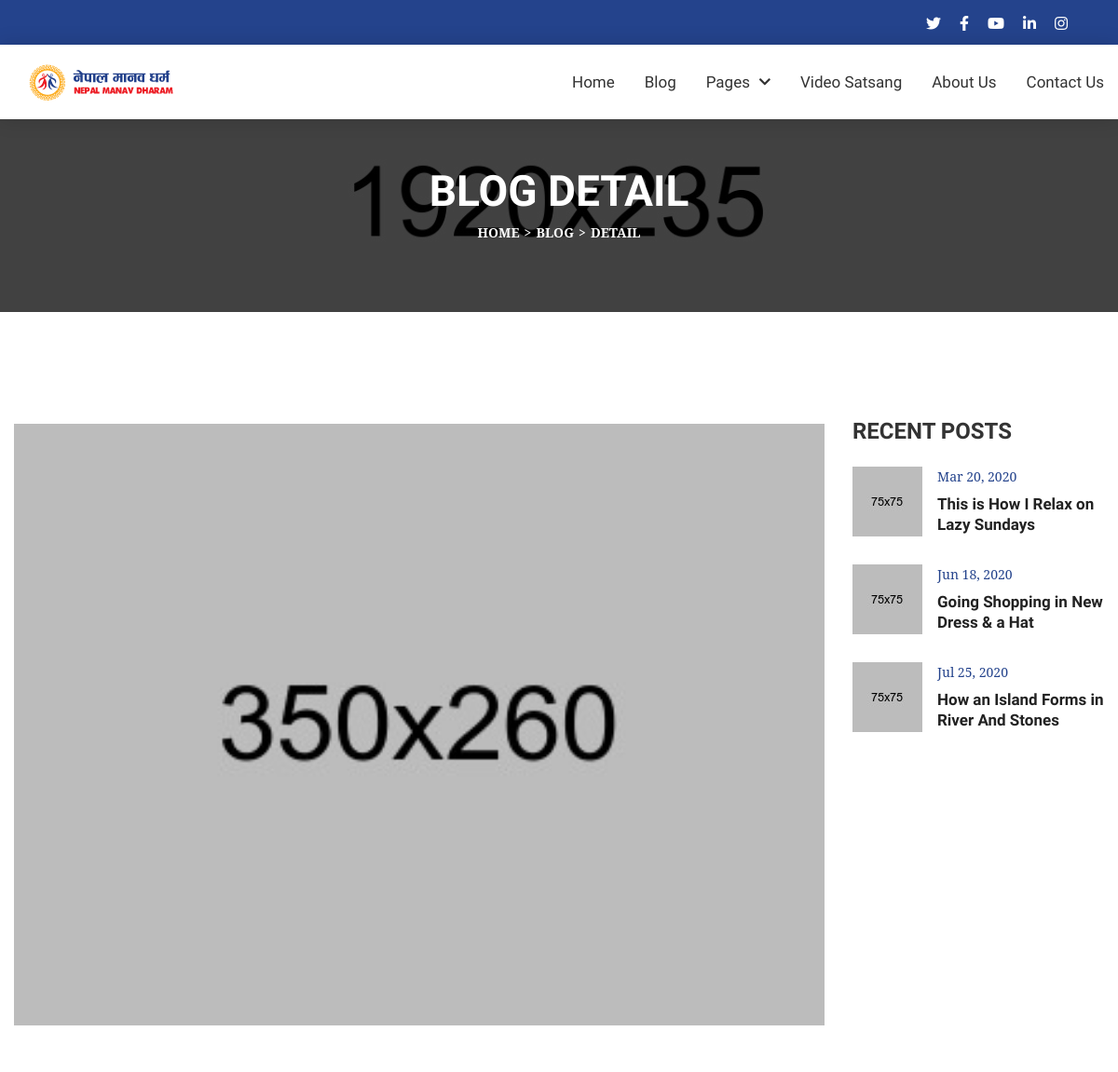
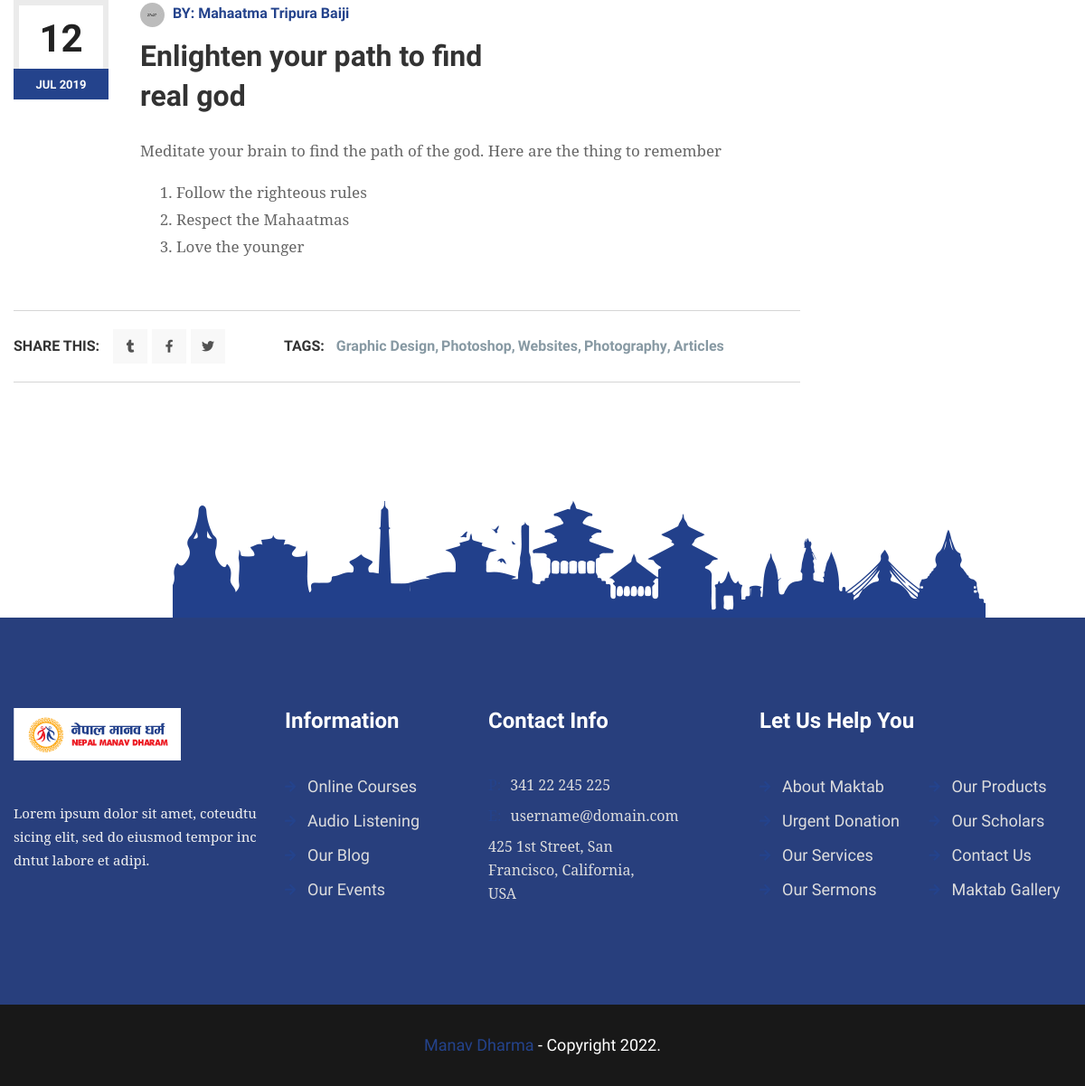
The app's page /blog/enlighten-your-path-to-find-real-god/ with its own data (2 pictures, top to bottom).
### blog/models.py (models this page shows, shortened)
class BlogModel(models.Model):
    title = models.CharField(max_length=1000, unique=True)
    content = RichTextField(blank=True)
    slug = models.SlugField(max_length=1000, unique=True)
    image = models.ImageField(upload_to='blog')
    author = models.CharField(max_length=200)
    created_date = models.DateTimeField(auto_now_add=True)
    update_date = models.DateTimeField(auto_now=True)

### blog/views.py (the view)
# urls.py: path('/<slug:blog_slug>/', views.blog_detail, name='blog_detail')
def blog_detail(request, blog_slug):
    try:
        single_blog = BlogModel.objects.get(slug=blog_slug)
    except Exception as e:
        raise e
    context = {'single_blog':single_blog}
    return render(request,'blog_detail.html',context)

### templates/blog_detail.html (shortened to what this page needs)
{% extends 'base.html' %}
{% load static %}
{% block body %}
<section>
    <div class="w-100 pt-80 black-layer pb-70 opc65 position-relative">
        <div class="fixed-bg" style="background-image: url({% static 'assets/images/page-title-bg.jpg' %});"></div>
        <div class="container">
            <div class="page-title-wrap text-center w-100">
                <div class="page-title-inner d-inline-block">
                    <h1 class="mb-0">Blog Detail</h1>
                    <ol class="breadcrumb mb-0">
                        <li class="breadcrumb-item"><a href="{% url 'home' %}" title="Home">Home</a></li>
                        <li class="breadcrumb-item"><a href="{% url 'blog' %}" title="">Blog</a></li>
                        <li class="breadcrumb-item active">Detail</li>
                    </ol>
                </div>
            </div>
        </div>
    </div>
</section>
<section>
    <div class="w-100 pt-120 pb-260 position-relative">
        <img class="sec-botm-rgt-mckp img-fluid position-absolute" src="{% static 'assets/images/landmark.png' %}" alt="Sec Bottom Mockup">
        <div class="container">
            <div class="post-detail-wrap w-100">
                <div class="row">
                    <div class="col-md-12 col-sm-12 col-lg-9">
                        <div class="post-detail-inner w-100">
                            <div class="post-detail-img w-100">
                                <img class="img-fluid w-100" src="{{single_blog.image.url}}" alt="Blog Detail Image 1">
                            </div>
                            <div class="post-detail-info position-relative w-100">
                                <div class="post-info2-inner text-center">
                                    <div class="post-date2">
                                        <span class="d-block">12</span>
                                        <i class="d-block thm-bg">Jul 2019</i>
                                    </div>
                                </div>
                                <ul class="post-meta2 d-inline-flex flex-wrap align-items-center mb-0 list-unstyled">
                                    <li class="thm-clr"><img class="img-fluid rounded-circle" src="{% static 'assets/images/resources/post-author-thumb1-1.jpg' %}" alt="Post Author Thumb 1">BY: <a href="javascript:void(0);" title="">{{single_blog.author}}</a></li>
                                </ul>
                                <h2 class="mb-4">{{single_blog.title }}</h2>
                                {{single_blog.content | safe}}
                            </div>
                            <div class="share-tags-wrap d-flex flex-wrap w-100">
                                <div class="share-links d-inline-flex">
                                    <span class="d-inline-block">Share This:</span>
                                    <div class="social-links4 v2 text-center d-inline-flex">
                                        <a href="https://www.tumblr.com/" title="Tumblr" target="_blank"><i class="fab fa-tumblr"></i></a>
                                        <a href="https://www.facebook.com/" title="Facebook" target="_blank"><i class="fab fa-facebook-f"></i></a>
                                        <a href="https://twitter.com/" title="Twitter" target="_blank"><i class="fab fa-twitter"></i></a>
                                    </div>
                                </div>
                                <div class="tags-links d-inline-flex">
                                    <span class="d-inline-block">Tags:</span>
                                    <a href="javascript:void(0);" title="">Graphic Design</a>,
                                    <a href="javascript:void(0);" title="">Photoshop</a>,
                                    <a href="javascript:void(0);" title="">Websites</a>,
                                    <a href="javascript:void(0);" title="">Photography</a>,
                                    <a href="javascript:void(0);" title="">Articles</a>
                                </div>
                            </div>
                        </div>
                    </div>
                    <div class="col-md-6 col-sm-6 col-lg-3">
                        <aside class="sidebar w-100">
                            <div class="widget2 w-100">
                                <h3 class="widget-title2">RECENT POSTS</h3>
                                <div class="mini-posts-wrap w-100">
                                    <div class="mini-post-box d-flex flex-wrap w-100">
                                        <a href="blog-detail.html" title=""><img class="img-fluid w-100" src="assets/images/resources/mini-post-img1.jpg" alt="Mini Post Image 1"></a>
                                        <div class="mini-post-info">
                                            <span class="d-block thm-clr">Mar 20, 2020</span>
                                            <h4 class="mb-0"><a href="blog-detail.html" title="">This is How I Relax on Lazy Sundays</a></h4>
                                        </div>
                                    </div>
                                    <div class="mini-post-box d-flex flex-wrap w-100">
                                        <a href="blog-detail.html" title=""><img class="img-fluid w-100" src="assets/images/resources/mini-post-img2.jpg" alt="Mini Post Image 2"></a>
                                        <div class="mini-post-info">
                                            <span class="d-block thm-clr">Jun 18, 2020</span>
                                            <h4 class="mb-0"><a href="blog-detail.html" title="">Going Shopping in New Dress & a Hat</a></h4>
                                        </div>
                                    </div>
                                    <div class="mini-post-box d-flex flex-wrap w-100">
                                        <a href="blog-detail.html" title=""><img class="img-fluid w-100" src="assets/images/resources/mini-post-img3.jpg" alt="Mini Post Image 3"></a>
                                        <div class="mini-post-info">
                                            <span class="d-block thm-clr">Jul 25, 2020</span>
                                            <h4 class="mb-0"><a href="blog-detail.html" title="">How an Island Forms in River And Stones</a></h4>
                                        </div>
                                    </div>
                                </div>
                            </div>
                        </aside>
                    </div>
                </div>
            </div>
        </div>
    </div>
</section>
{% endblock body %}

### manav_dharma/static/assets/css/responsive.css (style rules this page uses)
@media (max-width: 1210px) { .container { padding: 0 0.9375rem;max-width: 100%; } }

### records on screen
BlogModel: image (picture), author "Mahaatma Tripura Baiji", title "Enlighten your path to find real god", content "Meditate your brain to find the path of the god. Here are the thing to remember Follow the righteous rules Respect the Mahaatmas Love the younger"
